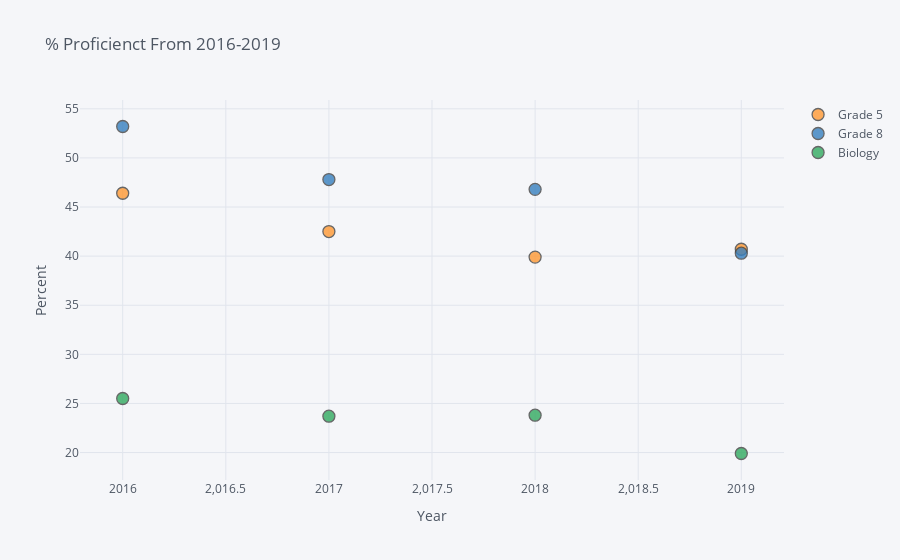

Notebook source saved alongside this figure:
### Code cell
df1[df1["Category"]=="All"].iplot(kind = "scatter", x = "Year", y = "% Proficient", categories = "Grade Level or Test", title = "% Proficienct From 2016-2019", yTitle = "Percent", xTitle = "Year")

### Figure 1 — Plotly figure (JSON) as saved in the notebook; plotly's stock layout.template omitted (floating-point values rounded to 4 significant figures)
{"data": [{"marker": {"color": "rgba(255, 153, 51, 1.0)", "line": {"width": 1.3}, "opacity": 0.8, "size": 12, "symbol": "circle"}, "mode": "markers", "name": "Grade 5", "textfont": {"color": "#4D5663"}, "type": "scatter", "x": [2019, 2018, 2017, 2016], "y": [40.7, 39.9, 42.5, 46.4]}, {"marker": {"color": "rgba(55, 128, 191, 1.0)", "line": {"width": 1.3}, "opacity": 0.8, "size": 12, "symbol": "circle"}, "mode": "markers", "name": "Grade 8", "textfont": {"color": "#4D5663"}, "type": "scatter", "x": [2019, 2018, 2017, 2016], "y": [40.3, 46.8, 47.8, 53.2]}, {"marker": {"color": "rgba(50, 171, 96, 1.0)", "line": {"width": 1.3}, "opacity": 0.8, "size": 12, "symbol": "circle"}, "mode": "markers", "name": "Biology", "textfont": {"color": "#4D5663"}, "type": "scatter", "x": [2019, 2018, 2017, 2016], "y": [19.9, 23.8, 23.7, 25.5]}], "layout": {"legend": {"bgcolor": "#F5F6F9", "font": {"color": "#4D5663"}}, "paper_bgcolor": "#F5F6F9", "plot_bgcolor": "#F5F6F9", "title": {"font": {"color": "#4D5663"}, "text": "% Proficienct From 2016-2019"}, "xaxis": {"gridcolor": "#E1E5ED", "showgrid": true, "tickfont": {"color": "#4D5663"}, "title": {"font": {"color": "#4D5663"}, "text": "Year"}, "zerolinecolor": "#E1E5ED"}, "yaxis": {"gridcolor": "#E1E5ED", "showgrid": true, "tickfont": {"color": "#4D5663"}, "title": {"font": {"color": "#4D5663"}, "text": "Percent"}, "zerolinecolor": "#E1E5ED"}}}
